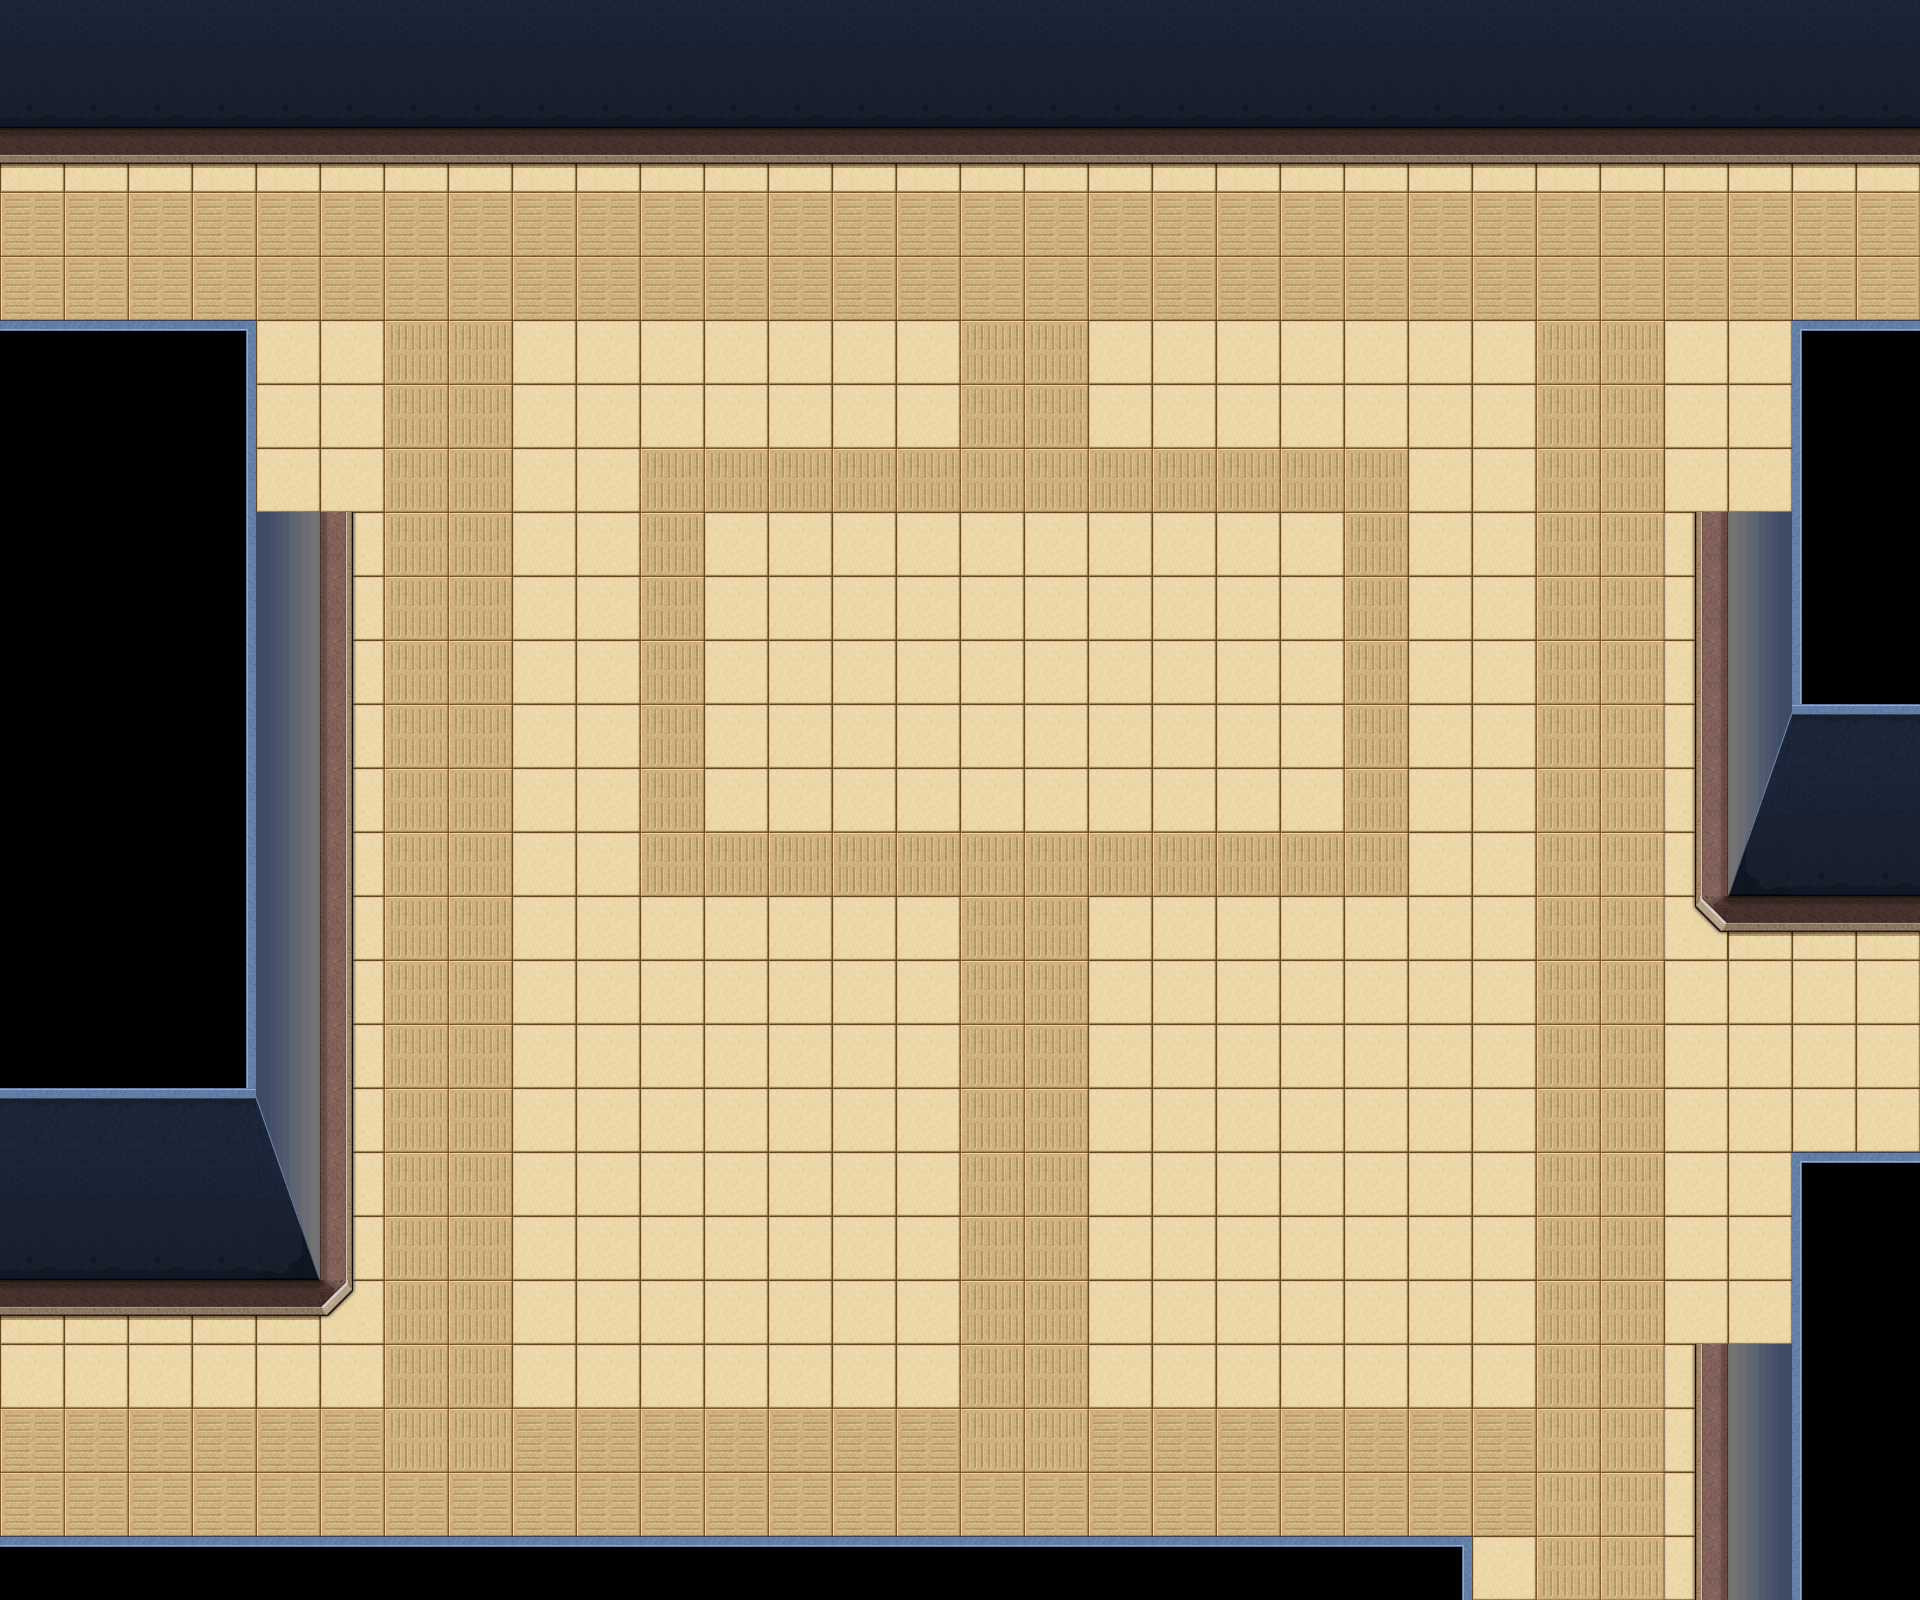

The image is a tile-based game level rendered from a .tmx file. Its description and source (layers, tilesets, objects; grid data summarised) follow:
An orthogonal 30x25 tile map with 64x64 px tiles, 1 tile layer (background), 33 tilesets and 82 objects (15x collide, 9x collide_bullet).

<map version="1.0" orientation="orthogonal" width="30" height="25" tilewidth="64" tileheight="64">
 <tileset firstgid="1" name="bg03" tilewidth="64" tileheight="64">
  <image source="bg03.png" width="512" height="256" />
 </tileset>
 <tileset firstgid="33" name="jianzhu3_qiang02" tilewidth="101" tileheight="192">
  <image source="jianzhu3_qiang02.png" width="101" height="192" />
 </tileset>
 <tileset firstgid="34" name="jianzhu3_qiang01" tilewidth="101" tileheight="192">
  <image source="jianzhu3_qiang01.png" width="101" height="192" />
 </tileset>
 <tileset firstgid="35" name="jianzhu3_huatai" tilewidth="129" tileheight="173">
  <image source="jianzhu3_huatai.png" width="129" height="173" />
 </tileset>
 <tileset firstgid="36" name="jianzhu3_chuang02" tilewidth="52" tileheight="386">
  <image source="jianzhu3_chuang02.png" width="52" height="386" />
 </tileset>
 <tileset firstgid="37" name="jianzhu3_chuang01" tilewidth="52" tileheight="386">
  <image source="jianzhu3_chuang01.png" width="52" height="386" />
 </tileset>
 <tileset firstgid="38" name="jianzhu3_dianti" tilewidth="172" tileheight="196">
  <image source="jianzhu3_dianti.png" width="172" height="196" />
 </tileset>
 <tileset firstgid="39" name="jianzhu3_langan01" tilewidth="223" tileheight="105">
  <image source="jianzhu3_langan01.png" width="223" height="105" />
 </tileset>
 <tileset firstgid="40" name="jianzhu3_keng01" tilewidth="293" tileheight="131">
  <image source="jianzhu3_keng01.png" width="293" height="131" />
 </tileset>
 <tileset firstgid="41" name="jianzhu3_keng02" tilewidth="152" tileheight="81">
  <image source="jianzhu3_keng02.png" width="152" height="79" />
 </tileset>
 <tileset firstgid="41" name="jianzhu3_keng03" tilewidth="102" tileheight="39">
  <image source="jianzhu3_keng03.png" width="102" height="39" />
 </tileset>
 <tileset firstgid="42" name="jianzhu3_keng04" tilewidth="52" tileheight="20">
  <image source="jianzhu3_keng04.png" width="52" height="20" />
 </tileset>
 <tileset firstgid="43" name="jianzhu3_wuzi01" tilewidth="131" tileheight="63">
  <image source="jianzhu3_wuzi01.png" width="131" height="63" />
 </tileset>
 <tileset firstgid="44" name="jianzhu3_wuzi02" tilewidth="168" tileheight="53">
  <image source="jianzhu3_wuzi02.png" width="168" height="53" />
 </tileset>
 <tileset firstgid="45" name="jianzhu3_yizi01" tilewidth="85" tileheight="229">
  <image source="jianzhu3_yizi01.png" width="85" height="229" />
 </tileset>
 <tileset firstgid="46" name="jianzhu3_yizi02" tilewidth="85" tileheight="229">
  <image source="jianzhu3_yizi02.png" width="85" height="229" />
 </tileset>
 <tileset firstgid="47" name="jianzhu3_zhuozi01" tilewidth="518" tileheight="213">
  <image source="jianzhu3_zhuozi01.png" width="518" height="213" />
 </tileset>
 <tileset firstgid="48" name="jianzhu3_zhuozi02" tilewidth="202" tileheight="256">
  <image source="jianzhu3_zhuozi02.png" width="202" height="256" />
 </tileset>
 <tileset firstgid="49" name="jianzhu3_zhuozi03" tilewidth="202" tileheight="256">
  <image source="jianzhu3_zhuozi03.png" width="202" height="256" />
 </tileset>
 <tileset firstgid="50" name="jianzhu_xuezi01" tilewidth="242" tileheight="196">
  <image source="jianzhu_xuezi01.png" width="242" height="196" />
 </tileset>
 <tileset firstgid="51" name="jianzhu_xuezi02" tilewidth="219" tileheight="141">
  <image source="jianzhu_xuezi02.png" width="219" height="141" />
 </tileset>
 <tileset firstgid="52" name="jianzhu_xuezi03" tilewidth="192" tileheight="132">
  <image source="jianzhu_xuezi03.png" width="192" height="132" />
 </tileset>
 <tileset firstgid="53" name="jianzhu_xuezi04" tilewidth="421" tileheight="156">
  <image source="jianzhu_xuezi04.png" width="421" height="156" />
 </tileset>
 <tileset firstgid="54" name="jianzhu_xuezi05" tilewidth="180" tileheight="297">
  <image source="jianzhu_xuezi05.png" width="180" height="297" />
 </tileset>
 <tileset firstgid="55" name="jianzhu_xiangzi05" tilewidth="150" tileheight="170">
  <image source="jianzhu_xiangzi05.png" width="150" height="170" />
 </tileset>
 <tileset firstgid="56" name="jianzhu_xiangzi06" tilewidth="90" tileheight="113">
  <image source="jianzhu_xiangzi06.png" width="90" height="113" />
 </tileset>
 <tileset firstgid="57" name="jianzhu_xiangzi02" tilewidth="122" tileheight="126">
  <image source="jianzhu_xiangzi02.png" width="122" height="126" />
 </tileset>
 <tileset firstgid="58" name="jianzhu_xiangzi03" tilewidth="122" tileheight="76">
  <image source="jianzhu_xiangzi03.png" width="122" height="76" />
 </tileset>
 <tileset firstgid="59" name="jianzhu2_xiangzi0" tilewidth="192" tileheight="168">
  <image source="jianzhu2_xiangzi0.png" width="192" height="168" />
 </tileset>
 <tileset firstgid="60" name="jianzhu_xiangzi04" tilewidth="183" tileheight="126">
  <image source="jianzhu_xiangzi04.png" width="183" height="126" />
 </tileset>
 <tileset firstgid="61" name="jianzhu_xiangzi01" tilewidth="71" tileheight="80">
  <image source="jianzhu_xiangzi01.png" width="71" height="80" />
 </tileset>
 <tileset firstgid="62" name="jianzhu_xiangzi07" tilewidth="92" tileheight="112">
  <image source="jianzhu_xiangzi07.png" width="92" height="112" />
 </tileset>
 <tileset firstgid="63" name="jianzhu_qiang01" tilewidth="92" tileheight="54">
  <image source="jianzhu_qiang01.png" width="92" height="54" />
 </tileset>
 <layer name="background" width="30" height="25">
  <data>[750 cells, 750 non-empty, 25 distinct tile ids]</data>
 </layer>
 <objectgroup name="left" width="30" height="25">
  <properties>
   <property name="filename" value="jianzhu3_qiang01.png" />
   <property name="groundlayer" value="1" />
  </properties>
  <object gid="34" x="256" y="512">
   <properties>
    <property name="groundZ" value="1" />
   </properties>
  </object>
 </objectgroup>
 <objectgroup name="flower" width="30" height="25">
  <properties>
   <property name="filename" value="jianzhu3_huatai.png" />
   <property name="groundlayer" value="1" />
  </properties>
  <object gid="35" x="641" y="1198">
   <properties>
    <property name="groundZ" value="1" />
   </properties>
  </object>
  <object gid="35" x="1280" y="1198">
   <properties>
    <property name="groundZ" value="1" />
   </properties>
  </object>
  <object gid="35" x="1280" y="1344">
   <properties>
    <property name="groundZ" value="2" />
   </properties>
  </object>
  <object gid="35" x="641" y="1343">
   <properties>
    <property name="groundZ" value="2" />
   </properties>
  </object>
 </objectgroup>
 <objectgroup name="rightdoor" width="30" height="25">
  <properties>
   <property name="filename" value="jianzhu3_chuang02.png" />
   <property name="groundlayer" value="1" />
  </properties>
 </objectgroup>
 <objectgroup name="rightdooropen" width="30" height="25">
  <properties>
   <property name="filename" value="jianzhu3_men04.png" />
   <property name="groundlayer" value="1" />
  </properties>
 </objectgroup>
 <objectgroup name="leftdoor" width="30" height="25">
  <properties>
   <property name="filename" value="jianzhu3_men01.png" />
   <property name="groundlayer" value="1" />
  </properties>
 </objectgroup>
 <objectgroup name="leftdooropen" width="30" height="25">
  <properties>
   <property name="filename" value="jianzhu3_men03.png" />
   <property name="groundlayer" value="1" />
  </properties>
 </objectgroup>
 <objectgroup name="leftboli" width="30" height="25">
  <properties>
   <property name="filename" value="jianzhu3_chuang01.png" />
   <property name="groundlayer" value="1" />
  </properties>
  <object gid="37" x="260" y="827">
   <properties>
    <property name="groundZ" value="2" />
   </properties>
  </object>
  <object gid="37" x="260" y="1183">
   <properties>
    <property name="groundZ" value="2" />
   </properties>
  </object>
 </objectgroup>
 <objectgroup name="door" width="30" height="25">
  <properties>
   <property name="filename" value="jianzhu3_dianti.png" />
   <property name="groundlayer" value="1" />
  </properties>
  <object gid="38" x="-67" y="1307">
   <properties>
    <property name="groundZ" value="1" />
   </properties>
  </object>
  <object gid="38" x="298" y="154">
   <properties>
    <property name="groundZ" value="1" />
   </properties>
  </object>
  <object gid="38" x="1513" y="154">
   <properties>
    <property name="groundZ" value="1" />
   </properties>
  </object>
  <object gid="38" x="941" y="154">
   <properties>
    <property name="groundZ" value="1" />
   </properties>
  </object>
 </objectgroup>
 <objectgroup name="warning" width="30" height="25">
  <properties>
   <property name="filename" value="jianzhu3_langan01.png" />
   <property name="groundlayer" value="1" />
  </properties>
  <object gid="39" x="1592" y="158">
   <properties>
    <property name="groundZ" value="1" />
   </properties>
  </object>
  <object gid="39" x="1794" y="158">
   <properties>
    <property name="groundZ" value="1" />
   </properties>
  </object>
  <object gid="39" x="31" y="166">
   <properties>
    <property name="groundZ" value="1" />
   </properties>
  </object>
  <object gid="39" x="354" y="167">
   <properties>
    <property name="groundZ" value="1" />
   </properties>
  </object>
 </objectgroup>
 <objectgroup name="keng1" width="30" height="25">
  <properties>
   <property name="filename" value="jianzhu3_keng01.png" />
   <property name="groundlayer" value="1" />
  </properties>
  <object gid="40" x="463" y="501" />
  <object gid="40" x="911" y="887">
   <properties>
    <property name="groundZ" value="1" />
   </properties>
  </object>
 </objectgroup>
 <objectgroup name="keng2" width="30" height="25">
  <properties>
   <property name="filename" value="jianzhu3_keng02.png" />
   <property name="groundlayer" value="1" />
  </properties>
  <object x="1370" y="668" />
  <object x="537" y="1437" />
 </objectgroup>
 <objectgroup name="keng3" width="30" height="25">
  <properties>
   <property name="filename" value="jianzhu3_keng03.png" />
   <property name="groundlayer" value="1" />
  </properties>
  <object gid="41" x="1481" y="305" />
  <object gid="41" x="1359" y="1466" />
  <object gid="41" x="1798" y="1138" />
  <object gid="41" x="232" y="237" />
 </objectgroup>
 <objectgroup name="keng4" width="30" height="25">
  <properties>
   <property name="filename" value="jianzhu3_keng04.png" />
   <property name="groundlayer" value="1" />
  </properties>
  <object gid="42" x="1115" y="605" />
  <object gid="42" x="390" y="942" />
  <object gid="42" x="54" y="1516" />
 </objectgroup>
 <objectgroup name="wuzi1" width="30" height="25">
  <properties>
   <property name="filename" value="jianzhu3_wuzi01.png" />
   <property name="groundlayer" value="1" />
  </properties>
  <object gid="43" x="1204" y="-64" />
 </objectgroup>
 <objectgroup name="wuzi2" width="30" height="25">
  <properties>
   <property name="filename" value="jianzhu3_wuzi02.png" />
   <property name="groundlayer" value="1" />
  </properties>
  <object gid="44" x="1006" y="-70" />
 </objectgroup>
 <objectgroup name="chairleft" width="30" height="25">
  <properties>
   <property name="filename" value="jianzhu3_yizi01.png" />
   <property name="groundlayer" value="1" />
  </properties>
  <object gid="45" x="749" y="1297">
   <properties>
    <property name="groundZ" value="3" />
   </properties>
  </object>
 </objectgroup>
 <objectgroup name="chairright" width="30" height="25">
  <properties>
   <property name="filename" value="jianzhu3_yizi02.png" />
   <property name="groundlayer" value="1" />
  </properties>
  <object gid="46" x="1220" y="1288">
   <properties>
    <property name="groundZ" value="3" />
   </properties>
  </object>
 </objectgroup>
 <objectgroup name="deskleft" width="30" height="25">
  <properties>
   <property name="filename" value="jianzhu3_zhuozi02.png" />
   <property name="groundlayer" value="1" />
  </properties>
  <object gid="48" x="2078" y="1187" />
 </objectgroup>
 <objectgroup name="deskright" width="30" height="25">
  <properties>
   <property name="filename" value="jianzhu3_zhuozi03.png" />
   <property name="groundlayer" value="1" />
  </properties>
  <object gid="49" x="2300" y="1189" />
 </objectgroup>
 <objectgroup name="blood1" width="30" height="25">
  <properties>
   <property name="filename" value="jianzhu_xuezi01.png" />
   <property name="groundlayer" value="1" />
  </properties>
  <object gid="50" x="2285" y="1705" />
  <object gid="50" x="1999" y="1700" />
  <object gid="50" x="1671" y="1857" />
 </objectgroup>
 <objectgroup name="blood2" width="30" height="25">
  <properties>
   <property name="filename" value="jianzhu_xuezi02.png" />
   <property name="groundlayer" value="1" />
  </properties>
  <object gid="51" x="1346" y="1836">
   <properties>
    <property name="groundZ" value="1" />
   </properties>
  </object>
  <object gid="51" x="1314" y="2022">
   <properties>
    <property name="groundZ" value="1" />
   </properties>
  </object>
 </objectgroup>
 <objectgroup name="blood3" width="30" height="25">
  <properties>
   <property name="filename" value="jianzhu_xuezi03.png" />
   <property name="groundlayer" value="1" />
  </properties>
  <object gid="52" x="546" y="1813">
   <properties>
    <property name="groundZ" value="2" />
   </properties>
  </object>
  <object gid="52" x="1950" y="1837">
   <properties>
    <property name="groundZ" value="1" />
   </properties>
  </object>
  <object gid="52" x="777" y="1824">
   <properties>
    <property name="groundZ" value="1" />
   </properties>
  </object>
 </objectgroup>
 <objectgroup name="blood4" width="30" height="25">
  <properties>
   <property name="filename" value="jianzhu_xuezi04.png" />
   <property name="groundlayer" value="1" />
  </properties>
  <object gid="53" x="1555" y="2030" />
  <object gid="53" x="2133" y="1475" />
  <object gid="53" x="2110" y="1947" />
 </objectgroup>
 <objectgroup name="blood5" width="30" height="25">
  <properties>
   <property name="filename" value="jianzhu_xuezi05.png" />
   <property name="groundlayer" value="1" />
  </properties>
  <object gid="54" x="1049" y="1941" />
 </objectgroup>
 <objectgroup name="blackboxb" width="30" height="25">
  <properties>
   <property name="filename" value="jianzhu_xiangzi05.png" />
   <property name="groundlayer" value="1" />
  </properties>
  <object gid="55" x="1807" y="209">
   <properties>
    <property name="groundZ" value="1" />
   </properties>
  </object>
 </objectgroup>
 <objectgroup name="blackboxs" width="30" height="25">
  <properties>
   <property name="filename" value="jianzhu_xiangzi06.png" />
   <property name="groundlayer" value="1" />
  </properties>
  <object gid="56" x="1604" y="213">
   <properties>
    <property name="groundZ" value="1" />
   </properties>
  </object>
 </objectgroup>
 <objectgroup name="greenboxb" width="30" height="25">
  <properties>
   <property name="filename" value="jianzhu_xiangzi02.png" />
   <property name="groundlayer" value="1" />
  </properties>
  <object gid="57" x="628" y="169">
   <properties>
    <property name="groundZ" value="3" />
   </properties>
  </object>
 </objectgroup>
 <objectgroup name="greenboxs" width="30" height="25">
  <properties>
   <property name="filename" value="jianzhu_xiangzi03.png" />
   <property name="groundlayer" value="1" />
  </properties>
  <object gid="58" x="1690" y="208">
   <properties>
    <property name="groundZ" value="3" />
   </properties>
  </object>
 </objectgroup>
 <objectgroup name="greenbox2" width="30" height="25">
  <properties>
   <property name="filename" value="jianzhu2_xiangzi0.png" />
   <property name="groundlayer" value="1" />
  </properties>
  <object gid="59" x="1982" y="847" />
 </objectgroup>
 <objectgroup name="mutouboxb" width="30" height="25">
  <properties>
   <property name="filename" value="jianzhu_xiangzi04.png" />
   <property name="groundlayer" value="1" />
  </properties>
  <object gid="60" x="1730" y="318">
   <properties>
    <property name="groundZ" value="3" />
   </properties>
  </object>
 </objectgroup>
 <objectgroup name="mutouboxs" width="30" height="25">
  <properties>
   <property name="filename" value="jianzhu_xiangzi01.png" />
   <property name="groundlayer" value="1" />
  </properties>
  <object gid="61" x="2098" y="48">
   <properties>
    <property name="groundZ" value="2" />
   </properties>
  </object>
 </objectgroup>
 <objectgroup name="qiangxieM16" width="30" height="25">
  <properties>
   <property name="filename" value="jianzhu_xiangzi07.png" />
   <property name="groundlayer" value="1" />
  </properties>
  <object gid="62" x="645" y="139">
   <properties>
    <property name="groundZ" value="10" />
   </properties>
  </object>
 </objectgroup>
 <objectgroup name="qiangxieSVD" width="30" height="25">
  <properties>
   <property name="filename" value="jianzhu_qiang01.png" />
   <property name="groundlayer" value="1" />
  </properties>
  <object gid="63" x="1706" y="186">
   <properties>
    <property name="groundZ" value="10" />
   </properties>
  </object>
 </objectgroup>
 <objectgroup name="right" width="30" height="25">
  <properties>
   <property name="filename" value="jianzhu3_qiang02.png" />
   <property name="groundlayer" value="1" />
  </properties>
  <object gid="33" x="1691" y="512" />
  <object gid="33" x="1691" y="1344" />
 </objectgroup>
 <objectgroup name="rightboli" width="30" height="25">
  <properties>
   <property name="filename" value="jianzhu3_chuang02.png" />
   <property name="groundlayer" value="1" />
  </properties>
  <object gid="36" x="1733" y="814" />
  <object gid="36" x="1732" y="1735" />
 </objectgroup>
 <objectgroup name="deskbig" width="30" height="25">
  <properties>
   <property name="buildlayer" value="1" />
   <property name="filename" value="jianzhu3_zhuozi01.png" />
  </properties>
  <object gid="47" x="767" y="751" />
 </objectgroup>
 <objectgroup name="collide_people" width="30" height="25">
  <object type="collide" x="-55" y="-32" width="1745" height="190" />
  <object type="collide" x="1209" y="-67" width="596" height="201" />
  <object type="collide" x="1604" y="-2" width="239" height="214" />
  <object type="collide" x="1720" y="194" width="227" height="705" />
  <object type="collide" x="1723" y="1159" width="226" height="554" />
  <object type="collide" x="-30" y="1543" width="1509" height="147" />
  <object type="collide" x="-24" y="332" width="349" height="953" />
  <object type="collide" x="-111" y="145" width="100" height="1410" />
  <object type="collide" x="1926" y="201" width="89" height="1392" />
  <object type="collide" x="767" y="588" width="519" height="166" />
  <object type="collide" x="639" y="1030" width="133" height="308" />
  <object type="collide" x="1278" y="1030" width="133" height="308" />
  <object type="collide" x="699" y="1090" width="134" height="190" />
  <object type="collide" x="1223" y="1082" width="134" height="190" />
  <object type="collide" x="1429" y="1611" width="427" height="132" />
 </objectgroup>
 <objectgroup name="collide_bullet" width="30" height="25" visible="0">
  <object type="collide_bullet" x="-47" y="-28" width="2017" height="118" />
  <object type="collide_bullet" x="1836" y="-114" width="378" height="266" />
  <object type="collide_bullet" x="1756" y="425" width="200" height="404" />
  <object type="collide_bullet" x="1792" y="319" width="378" height="266" />
  <object type="collide_bullet" x="-80" y="446" width="380" height="781" />
  <object type="collide_bullet" x="-120" y="321" width="378" height="266" />
  <object type="collide_bullet" x="-12" y="1536" width="1487" height="111" />
  <object type="collide_bullet" x="1792" y="1154" width="200" height="404" />
  <object type="collide_bullet" x="1754" y="1274" width="238" height="678" />
 </objectgroup>
</map>
